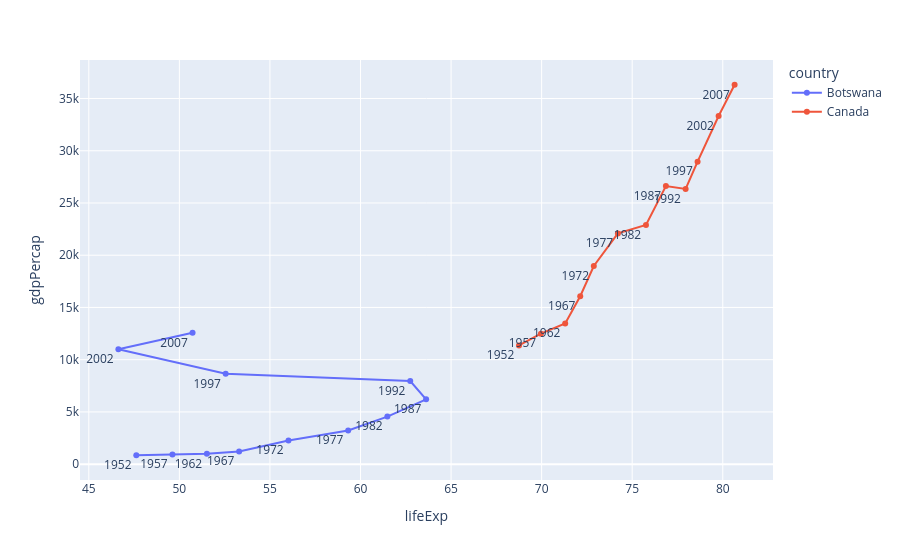

Notebook code cell kept with this figure:
### Markdown cell above
A connected scatter plot is a scatter plot in which the data points are connected by lines in a meaningful order (usually time), allowing us to visualize how the relationship between two continuous variables changes over time.

### Code cell
df =px.data.gapminder().query("country in ['Canada', 'Botswana']")
fig=px.line(df,x="lifeExp", y="gdpPercap", color="country", text="year")
fig.update_traces(textposition="bottom left")
fig.show()

### Figure 1 — Plotly figure (JSON) as saved in the notebook; plotly's stock layout.template omitted (floating-point values rounded to 4 significant figures)
{"data": [{"hovertemplate": "country=Botswana<br>lifeExp=%{x}<br>gdpPercap=%{y}<br>year=%{text}<extra></extra>", "legendgroup": "Botswana", "line": {"color": "#636efa", "dash": "solid"}, "marker": {"symbol": "circle"}, "mode": "lines+markers+text", "name": "Botswana", "orientation": "v", "showlegend": true, "text": [1952.0, 1957.0, 1962.0, 1967.0, 1972.0, 1977.0, 1982.0, 1987.0, 1992.0, 1997.0, 2002.0, 2007.0], "textposition": "bottom left", "type": "scatter", "x": [47.62, 49.62, 51.52, 53.3, 56.02, 59.32, 61.48, 63.62, 62.74, 52.56, 46.63, 50.73], "xaxis": "x", "y": [851.2, 918.2, 983.7, 1215.0, 2264.0, 3215.0, 4551.0, 6206.0, 7954.0, 8647.0, 11000.0, 12570.0], "yaxis": "y"}, {"hovertemplate": "country=Canada<br>lifeExp=%{x}<br>gdpPercap=%{y}<br>year=%{text}<extra></extra>", "legendgroup": "Canada", "line": {"color": "#EF553B", "dash": "solid"}, "marker": {"symbol": "circle"}, "mode": "lines+markers+text", "name": "Canada", "orientation": "v", "showlegend": true, "text": [1952.0, 1957.0, 1962.0, 1967.0, 1972.0, 1977.0, 1982.0, 1987.0, 1992.0, 1997.0, 2002.0, 2007.0], "textposition": "bottom left", "type": "scatter", "x": [68.75, 69.96, 71.3, 72.13, 72.88, 74.21, 75.76, 76.86, 77.95, 78.61, 79.77, 80.65], "xaxis": "x", "y": [11370.0, 12490.0, 13460.0, 16080.0, 18970.0, 22090.0, 22900.0, 26630.0, 26340.0, 28950.0, 33330.0, 36320.0], "yaxis": "y"}], "layout": {"legend": {"title": {"text": "country"}, "tracegroupgap": 0}, "margin": {"t": 60}, "xaxis": {"anchor": "y", "domain": [0, 1], "title": {"text": "lifeExp"}}, "yaxis": {"anchor": "x", "domain": [0, 1], "title": {"text": "gdpPercap"}}}}
